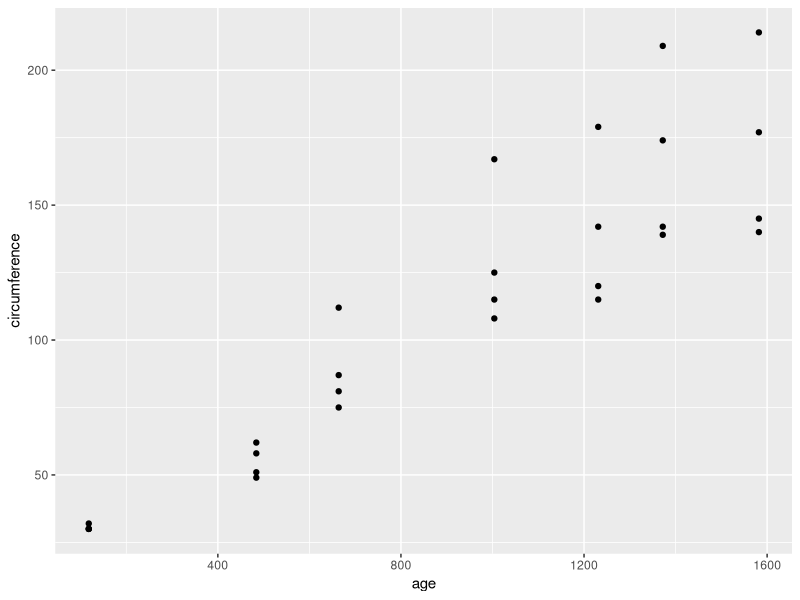
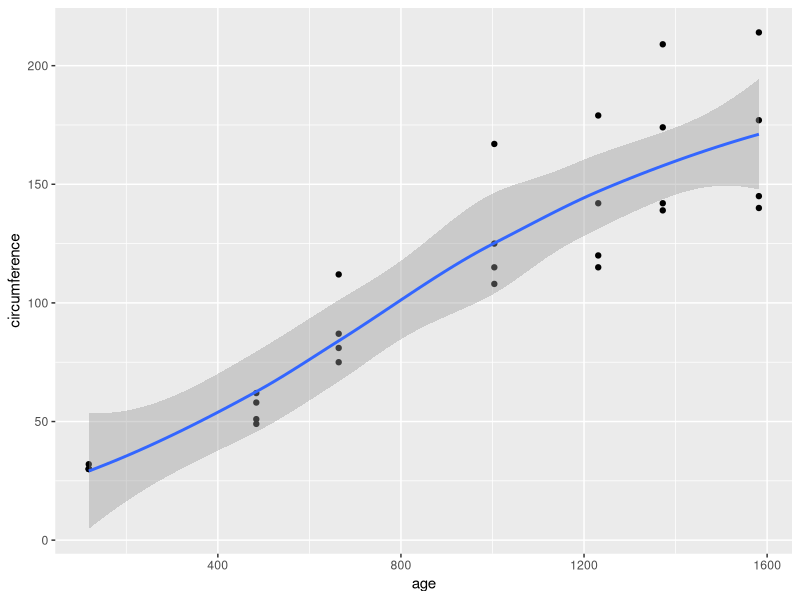
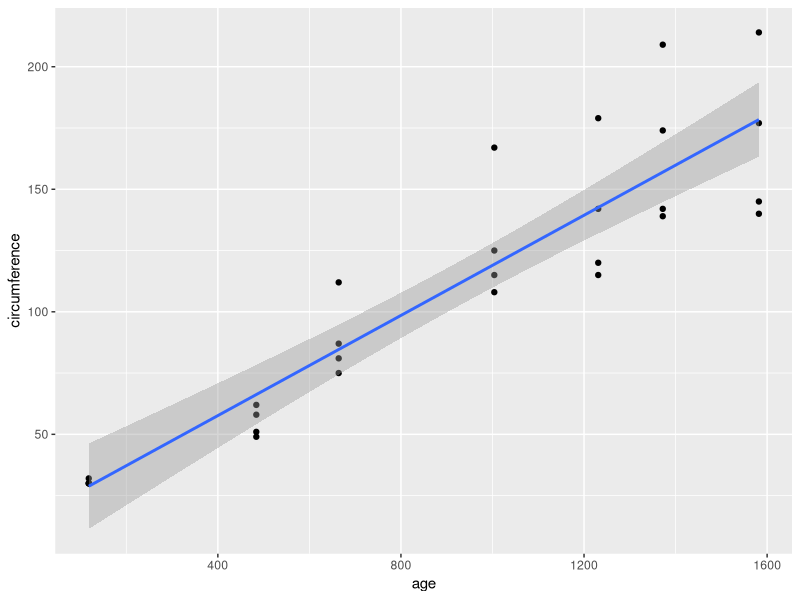
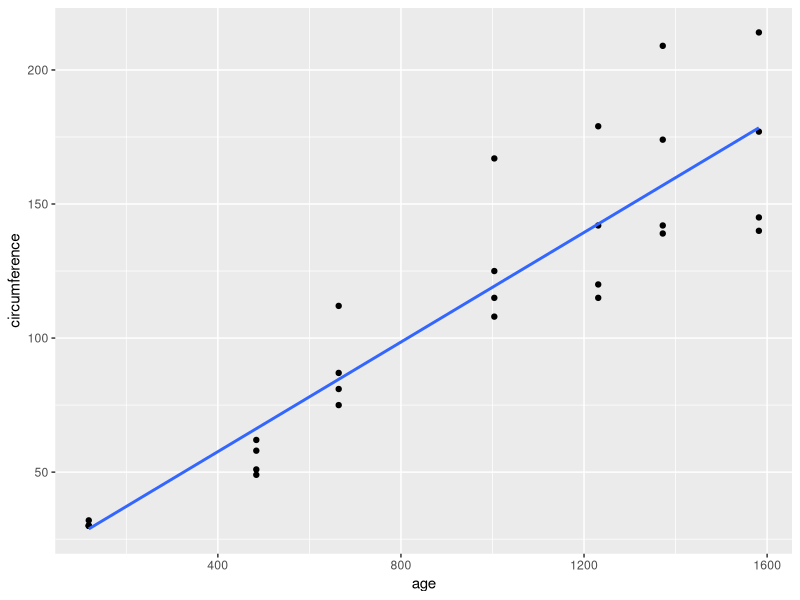
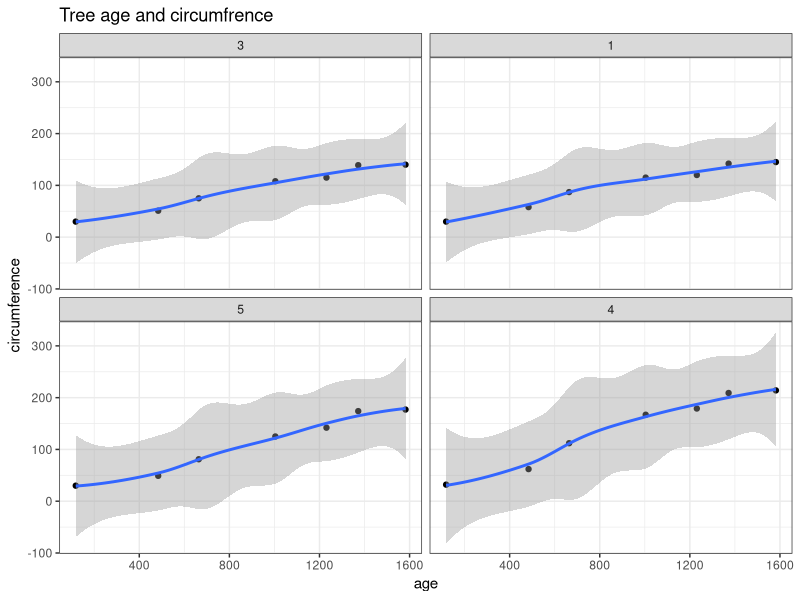
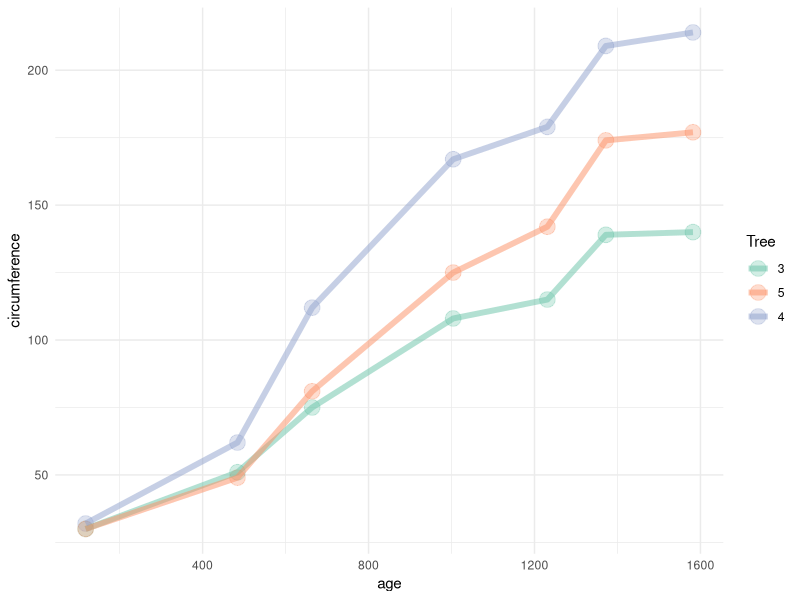

The R script that drew these images, in order:
setwd("c:/docs/youtubeR101")
rm(list=ls())

library(tidyverse)
data()

view(Orange)
?Orange

Orange %>% 
  filter(Tree != "2") %>% 
  ggplot(aes(age, circumference))+
  geom_point()

Orange %>% 
  filter(Tree != "2") %>% 
  ggplot(aes(age, circumference))+
  geom_point()+
  geom_smooth()

Orange %>% 
  filter(Tree != "2") %>% 
  ggplot(aes(age, circumference))+
  geom_point()+
  geom_smooth(method = "lm")

Orange %>% 
  filter(Tree != "2") %>% 
  ggplot(aes(age, circumference))+
  geom_point()+
  geom_smooth(method = "lm", se = F)

#facet wrap by type of tree


Orange %>% 
  filter(Tree != "2") %>% 
  ggplot(aes(age, circumference))+
  geom_point()+
  geom_smooth()+
  facet_wrap(~Tree)+
  theme_bw()+
  labs(title = "Tree age and circumfrence")
  
# line graph 

Orange %>% 
  filter(Tree != "2" &
         Tree != "1") %>% 
  ggplot(aes(age, circumference, colour = Tree))+
  geom_point(size = 5, alpha = 0.3)+
  geom_line(linewidth = 2, alpha = 0.5)+
  theme_minimal()+
  scale_color_brewer(palette = "Set2")
  labs(title = "Tree age and circumfrence")
  
  
  
  
